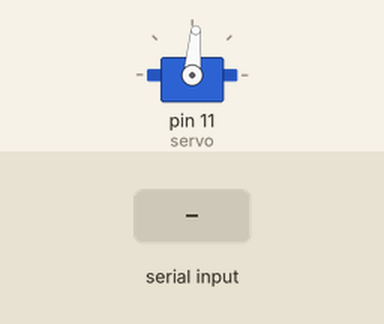
Simulated run of this sketch. Board: Arduino Uno, built with avr-gcc and run on an emulated ATmega328P. On the bench: servo. The inputs (shaded band) are chosen by the test bench.

Above: at 1.2 s.
1.3 s: "a" received over the second serial link
At 1.4 s:
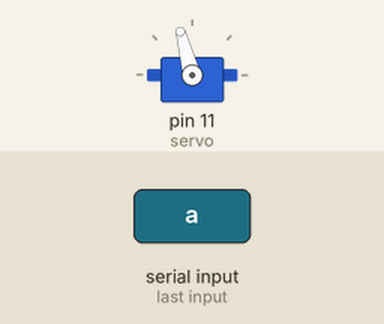
Timing chart, 0 to 4.3 s (numbered marks = the images above; inputs shaded):
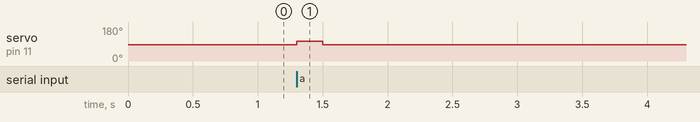

Measured:
- after the input at 1.3 s, servo on pin 11 (servo): 85° → 105° at once, → 85° 0.20 s later

The sketch:

bluetooth_module.ino
```cpp
//Bluetooth_Terminal
#include <SoftwareSerial.h>
#include <Servo.h>

Servo servo;
const byte rxPin = 3; //rx on arduino
const byte txPin = 2; //tx on arduino
SoftwareSerial BTserial(rxPin,txPin); //Rx Tx
char Position;

void setup() {
  // put your setup code here, to run once:

  servo.attach(11);
  servo.write(85);

  pinMode(rxPin,INPUT);
  pinMode(txPin, OUTPUT);
  BTserial.begin(9600);
  Serial.begin(9600);


}

void loop()
{
  // put your main code here, to run repeatedly:
  if (BTserial.available()>0)
  {
    Position = BTserial.read();
    if (Position == 'a')
    {
      servo.write(105);
      delay(200);
      servo.write(85);
      delay(5);
    }
  }


  //if (BTserial.available()>0 || Position > 0)
  //{
    //Position = 1;
    //servo.write(180);
    //delay(1000);
    //servo.write(90);
    //delay(1000);
  //}

}
```
